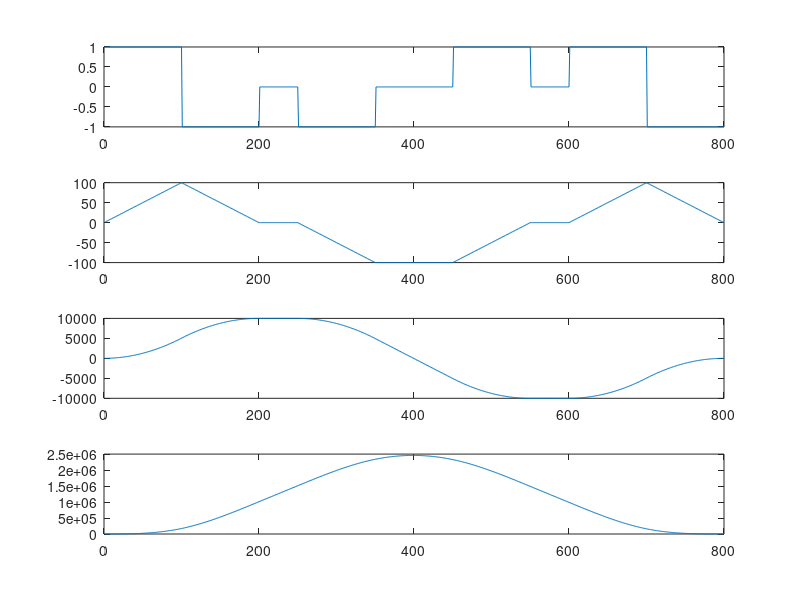

This figure's MATLAB source:
% PulseSequenceForStart - Generate a voltage pulse sequence that takes a stationary motor back to same position, zero speed
xx = ones(1,100) ; 
xxg = zeros(1,50) ; 
xxgg = zeros(1,25) ; 
xxh = ones(1,200)/2 ; 
%xx = [xx , -xx , -xxh , xxh , xx , -xx] ; 
xx = [xx , -xx , xxg ,-xx , xxg , xxg ,  xx , xxg  , xx , -xx] ; 
figure(100) ; 
clf 
subplot(4,1,1) ;
plot(xx)
subplot(4,1,2) ;
plot( cumsum(xx))
subplot(4,1,3) ;
plot( cumsum(cumsum(xx)))
subplot(4,1,4) ;
plot( cumsum(cumsum(cumsum(xx))))
